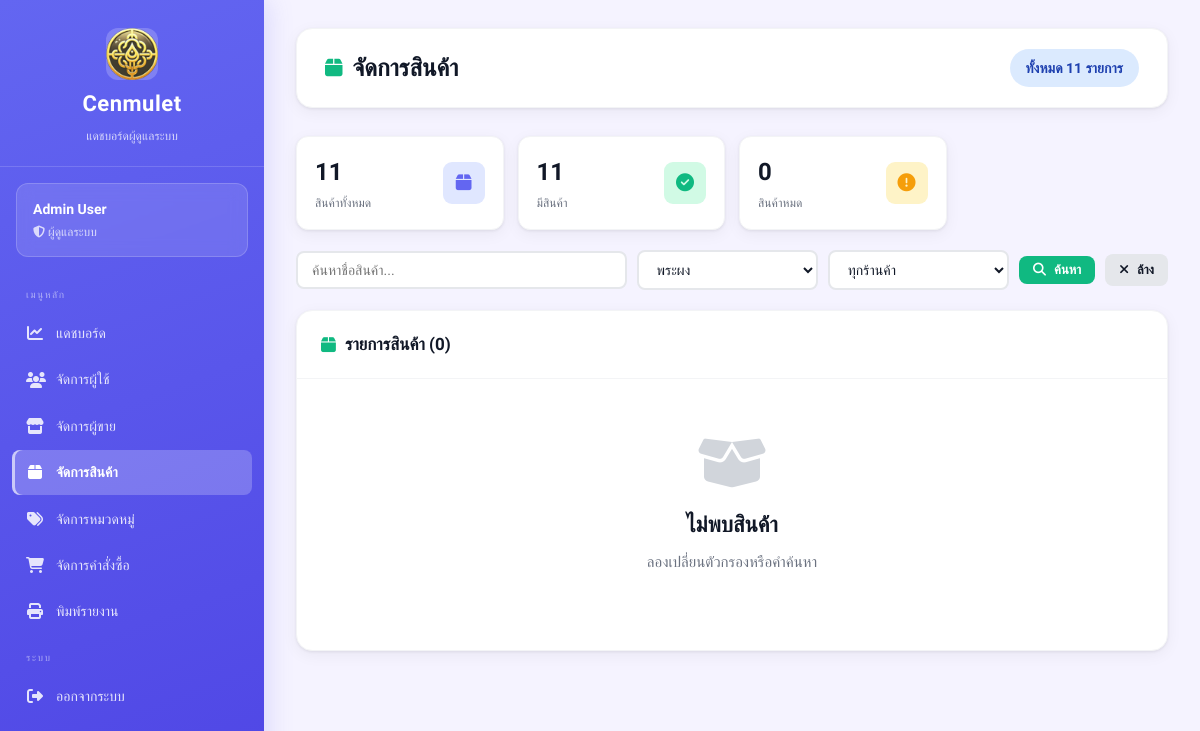
Before: /views/admin/products.php?cat=5 (signed in) with the older database file.
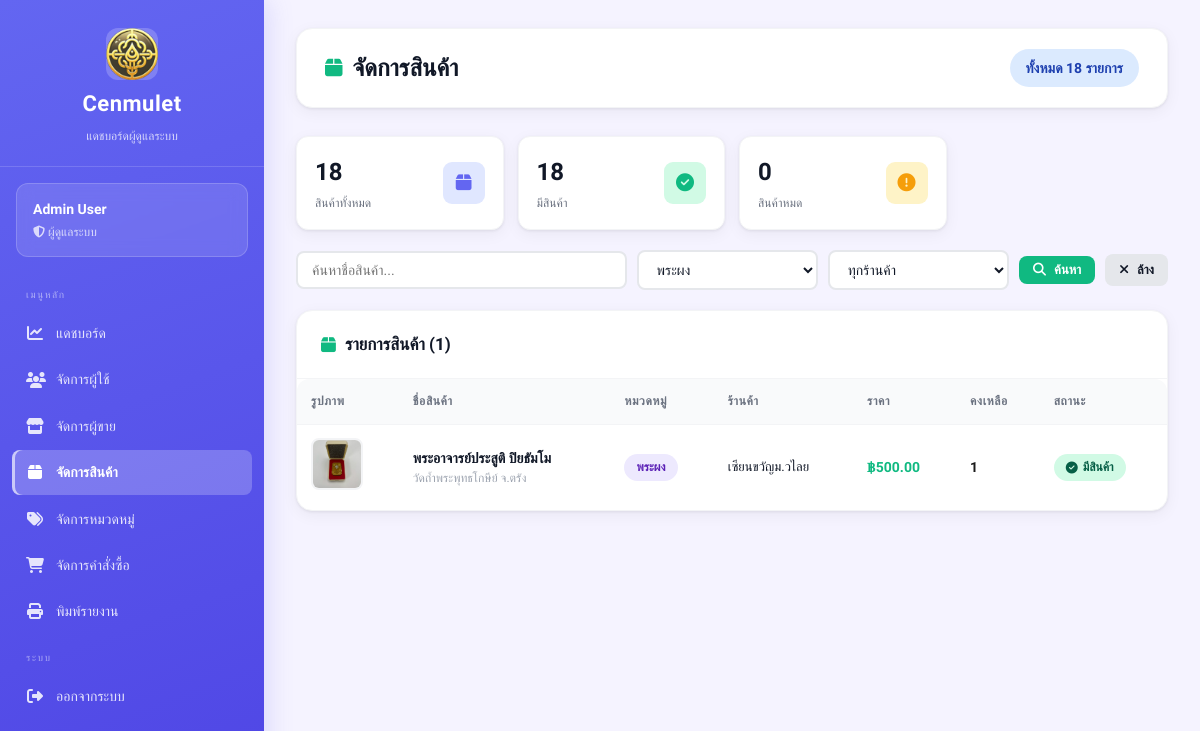
After: the same page with the newer database file.
### tables this page shows
CREATE TABLE amulets (
    id INTEGER PRIMARY KEY AUTOINCREMENT,
    amulet_name TEXT,
    source TEXT,
    quantity INTEGER,
    price REAL,
    image TEXT,
    sellerId INTEGER,
    categoryId INTEGER,
    FOREIGN KEY (sellerId) REFERENCES sellers(id),
    FOREIGN KEY (categoryId) REFERENCES categories(id)
);

CREATE TABLE categories (
    id INTEGER PRIMARY KEY AUTOINCREMENT,
    category_name TEXT
);

CREATE TABLE sellers (
    id INTEGER PRIMARY KEY AUTOINCREMENT,
    fullname TEXT,
    store_name TEXT,
    username TEXT UNIQUE,
    password TEXT,
    address TEXT,
    img_store TEXT,
    tel TEXT,
    pay_contax TEXT,
    id_per TEXT,
    img_per TEXT,

    status TEXT DEFAULT 'pending',
    reject_reason TEXT,
    reviewed_at DATETIME
, pay_bank TEXT);

### views/admin/products.php (the view, shortened to what the changed rows need)
<?php
require_once __DIR__ . "/../../config/db.php";
$cat_id   = (int)($_GET['cat']     ?? 0);
$conditions = [];
$params     = [];
if ($cat_id)   { $conditions[] = "a.categoryId = :cat";   $params[':cat'] = $cat_id; }
$where = $conditions ? "WHERE " . implode(" AND ", $conditions) : "";
$stmt = $db->prepare("
    SELECT a.*, c.category_name, s.store_name
    FROM amulets a
    LEFT JOIN categories c ON a.categoryId = c.id
    LEFT JOIN sellers s ON a.sellerId = s.id
    $where
    ORDER BY a.id DESC
");
$stmt->execute($params);
$products = $stmt->fetchAll(PDO::FETCH_ASSOC);
$total_products = $db->query("SELECT COUNT(*) FROM amulets")->fetchColumn();
$in_stock       = $db->query("SELECT COUNT(*) FROM amulets WHERE quantity > 0")->fetchColumn();
?>
<!DOCTYPE html>
<html lang="th">
<head>
    <link rel="stylesheet" href="/public/css/dashboard.css">
    <link rel="stylesheet" href="https://cdnjs.cloudflare.com/ajax/libs/font-awesome/6.5.1/css/all.min.css">
</head>
<body class="admin">
<div class="dashboard-container">
<?php include __DIR__ . '/_sidebar.php'; ?>
<main class="main-content">
    <div class="top-bar">
        <h1><i class="fa-solid fa-box"></i> จัดการสินค้า</h1>
        <span class="badge badge-info" style="font-size:14px;padding:8px 16px">
            ทั้งหมด <?php echo number_format($total_products); ?> รายการ
        </span>
    </div>
    <div class="stats-mini" style="margin-bottom:20px">
        <div class="stat-mini">
            <div><div class="stat-mini-value"><?php echo $total_products; ?></div><div class="stat-mini-label">สินค้าทั้งหมด</div></div>
        </div>
        <div class="stat-mini">
            <div><div class="stat-mini-value"><?php echo $in_stock; ?></div><div class="stat-mini-label">มีสินค้า</div></div>
        </div>
    </div>
    <div class="card">
        <div class="card-header">
            <h2><i class="fa-solid fa-box"></i> รายการสินค้า (<?php echo count($products); ?>)</h2>
        </div>
        <div class="table-wrapper">
        <?php if (count($products) > 0): ?>
        <table>
            <thead>
                <tr>
                    <th>รูปภาพ</th>
                    <th>ชื่อสินค้า</th>
                    <th>หมวดหมู่</th>
                    <th>ร้านค้า</th>
                    <th>ราคา</th>
                    <th>คงเหลือ</th>
                    <th>สถานะ</th>
                </tr>
            </thead>
            <tbody>
            <?php foreach ($products as $p): ?>
            <tr>
                <td>
                    <?php if (!empty($p['image'])): ?>
                    <img src="/uploads/amulets/<?php echo htmlspecialchars($p['image']); ?>"
                         class="product-img" alt="">
                    <?php else: ?>
                    <div class="no-image"><i class="fa-solid fa-image"></i></div>
                    <?php endif; ?>
                </td>
                <td>
                    <strong><?php echo htmlspecialchars($p['amulet_name']); ?></strong>
                    <?php if (!empty($p['source'])): ?>
                    <div style="font-size:12px;color:#9ca3af"><?php echo htmlspecialchars($p['source']); ?></div>
                    <?php endif; ?>
                </td>
                <td><span class="badge badge-purple"><?php echo htmlspecialchars($p['category_name'] ?? '-'); ?></span></td>
                <td>
                    <div style="font-size:13px;font-weight:500"><?php echo htmlspecialchars($p['store_name'] ?? '-'); ?></div>
                </td>
                <td><strong style="color:#10b981">฿<?php echo number_format($p['price'], 2); ?></strong></td>
                <td style="font-weight:600;color:<?php echo $p['quantity'] > 0 ? '#1a1a1a' : '#ef4444'; ?>">
                    <?php echo number_format($p['quantity']); ?>
                </td>
                <td>
                    <?php if ($p['quantity'] > 0): ?>
                    <span class="badge badge-success"><i class="fa-solid fa-circle-check"></i> มีสินค้า</span>
                    <?php else: ?>
                    <span class="badge badge-warning"><i class="fa-solid fa-circle-exclamation"></i> หมด</span>
                    <?php endif; ?>
                </td>
            </tr>
            <?php endforeach; ?>
            </tbody>
        </table>
        <?php else: ?>
        <div class="empty-state">
            <i class="fa-solid fa-box-open"></i>
            <h2>ไม่พบสินค้า</h2>
            <p>ลองเปลี่ยนตัวกรองหรือคำค้นหา</p>
        </div>
        <?php endif; ?>
        </div>
    </div>
</main>
</div>
</body>
</html>

Changed rows visible on the page:
added amulets: image (picture), amulet_name "พระอาจารย์ประสูติ ปิยธัมโม", source "วัดถ้ำพระพุทธโกษีย์ จ.ตรัง", categoryId.category_name "พระผง", sellerId.store_name "เซียนขวัญม.วไลย", price "500.00", quantity "1", shows "มีสินค้า"
Other visible differences:
$total_products: "11" → "18"
$in_stock: "11" → "18"
count($products): "0" → "1"
text no longer shown: "ไม่พบสินค้า ลองเปลี่ยนตัวกรองหรือคำค้นหา"
text now shown: "รูปภาพ ชื่อสินค้า หมวดหมู่ ร้านค้า ราคา คงเหลือ สถานะ"
